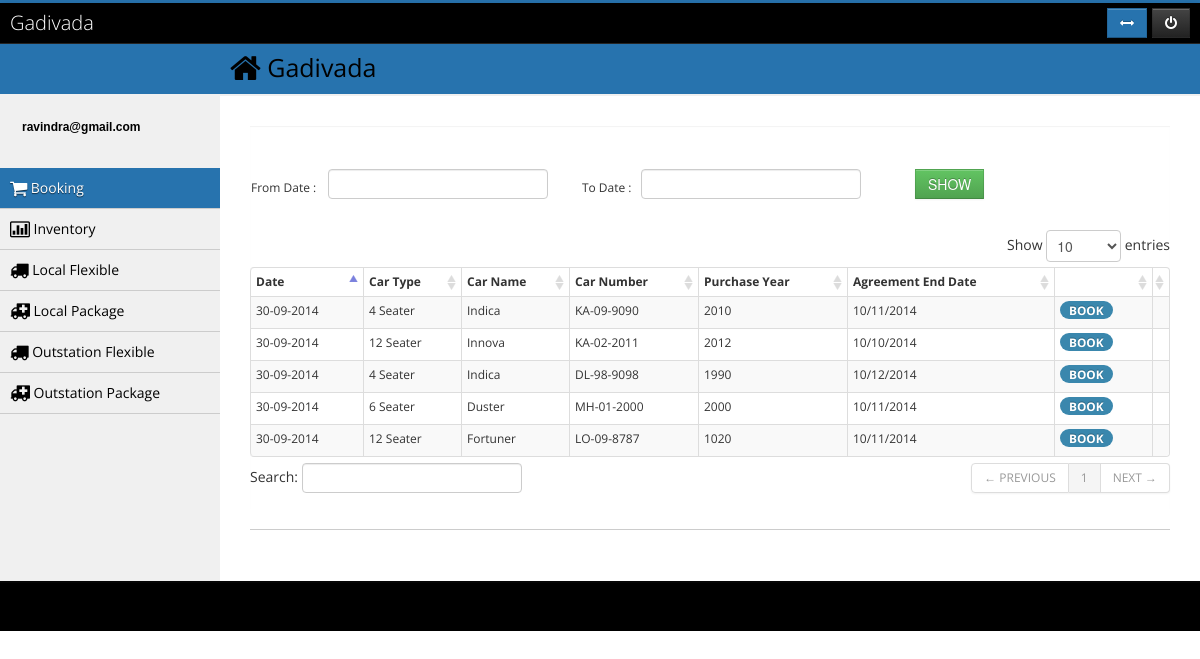
Before: /booking (signed in) with the older database file.
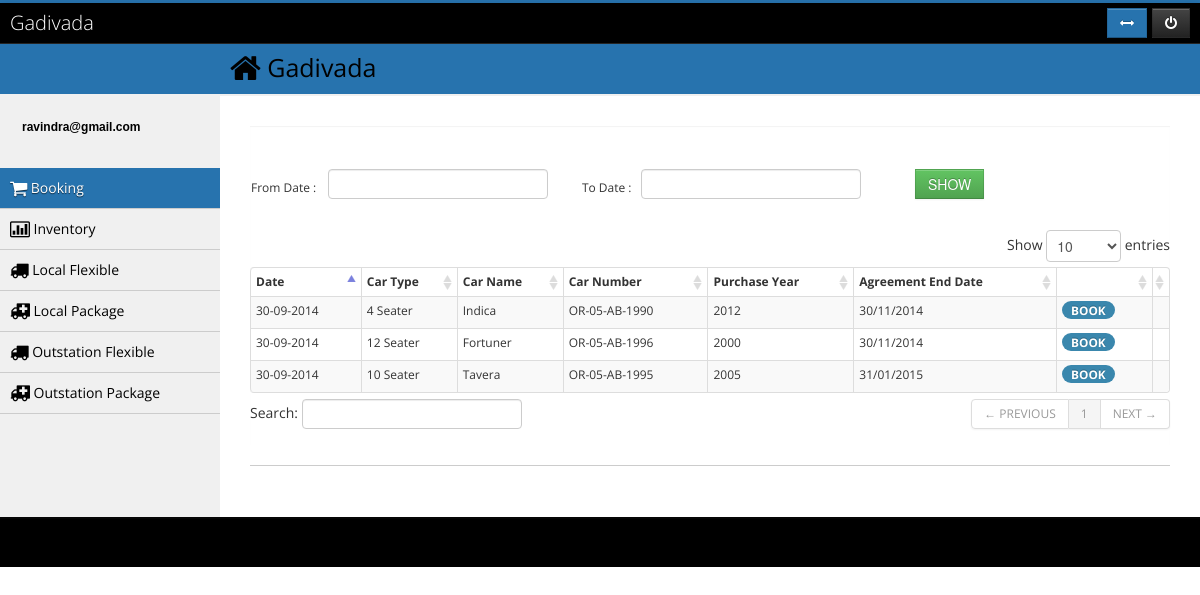
After: the same page with the newer database file.
### tables this page shows
CREATE TABLE IF NOT EXISTS `inventory` (
  `ID` int(11) NOT NULL AUTO_INCREMENT,
  `AGENT_ID` int(11) NOT NULL,
  `CAR_TYPE` varchar(100) DEFAULT NULL,
  `CAR_NAME` varchar(100) DEFAULT NULL,
  `CAR_NUMBER` varchar(20) DEFAULT NULL,
  `PURCHASE_YEAR` varchar(20) DEFAULT NULL,
  `CAR_FEATURES` varchar(200) DEFAULT NULL,
  `OWNER_NAME` varchar(100) DEFAULT NULL,
  `OWNER_NUMBER` varchar(100) DEFAULT NULL,
  `AGREEMEST_START_DATE` varchar(50) DEFAULT NULL,
  `AGREEMEST_END_DATE` varchar(50) DEFAULT NULL,
  `AC` int(2) DEFAULT NULL,
  `NON_AC` int(2) DEFAULT NULL,
  `LOCAL` int(2) DEFAULT NULL,
  `OUTSTATION` int(2) DEFAULT NULL,
  `BOOKING_STATUS` bit(1) NOT NULL DEFAULT b'1',
  PRIMARY KEY (`ID`),
  KEY `FK_INVENTORY.AGENT_ID` (`AGENT_ID`)
);

CREATE TABLE IF NOT EXISTS `car_type` (
  `ID` int(11) NOT NULL AUTO_INCREMENT,
  `TYPE_NAME` varchar(100) DEFAULT NULL,
  PRIMARY KEY (`ID`)
);

CREATE TABLE IF NOT EXISTS `car_model` (
  `ID` int(11) NOT NULL AUTO_INCREMENT,
  `TYPE_ID` int(11) NOT NULL DEFAULT '0',
  `MODEL_NAME` varchar(100) NOT NULL,
  PRIMARY KEY (`ID`)
);

### application/controllers/booking.php (called while the page is built, shortened)
<?php if ( ! defined('BASEPATH')) exit('No direct script access allowed');
class Booking extends CI_Controller {
	public function index($from ='', $to=''){
		$data['from'] = $from;
		$data['to'] = $to;
		$this->load->model('registration_m');
		$data['booking_info'] = $this->registration_m->get_booking_info($from,$to);
		$data['book'] = 'active';
		$this->load->view('booking',$data);
	}
}

### index.php (called while the page is built, shortened)
<?php
require_once BASEPATH.'core/CodeIgniter.php';

### application/models/registration_m.php (called while the page is built, shortened)
<?php
Class Registration_m extends CI_Model{
	function get_booking_info($from,$to)
	{
		$noOfDays = 7;
		$where ='';
		$this->db->distinct();
		$this->db->select('RECEIPT_DATE,cust_booking.INV_ID,inventory.*, travel_agent.BUSINESS_NAME,TYPE_NAME,MODEL_NAME,BOOKED_BY');
		$this->db->from('inventory');
		$this->db->join('travel_agent','inventory.AGENT_ID = travel_agent.ID');
		$this->db->join('car_type','car_type.ID = inventory.CAR_TYPE');
		$this->db->join('car_model','car_model.ID = inventory.CAR_NAME');
		$this->db->join('cust_booking','cust_booking.AGENT_ID = inventory.AGENT_ID AND cust_booking.INV_ID = inventory.ID AND cust_booking.RECEIPT_DATE >= DATE_FORMAT(CURDATE(),\'%d-%m-%Y\') and cust_booking.STATUS =1','LEFT');
		$where .= "STR_TO_DATE(AGREEMEST_END_DATE, '%d/%m/%Y') > CURDATE()";
		$this->db->where($where);
		$query = $this->db->get();
		$retResult = array();
		if($from !='' && $to !='')
		{
			$result = $query->result_array();
			$start_date = strtotime($from);
			$to_date = strtotime($to);
			$diff = $to_date - $start_date;
			$diffInDays = floor($diff/(60*60*24));;
			$nextDate = date('d-m-Y', strtotime('+ 0 day', $start_date));
			if($diffInDays < $noOfDays ){
				$noOfDays = $diffInDays + 2;
			}
			$i = 1;
			while ($i < $noOfDays)
			{
				foreach($result as $row){
					if($row['RECEIPT_DATE'] == ''.$nextDate)
					{
						array_push($retResult, $row);
					} else {
						$newData = array();
						$newData = $row;
						$newData['RECEIPT_DATE'] = $nextDate;
						$newData['INV_ID'] = NULL;
						$newData['BOOKED_BY'] = NULL;
						array_push($retResult, $newData);
					}
				}
   				$nextDate = date('d-m-Y', strtotime('+' . $i++ . ' day', $start_date));
			}
			return $retResult;
		}
		else
		{
			$result = $query->result_array();
			$nextDate = date('d-m-Y');
			foreach($result as $row){
				if($row['RECEIPT_DATE'] == ''.$nextDate)
				{
					array_push($retResult, $row);
				} else {
					$newData = $row;
					$newData['RECEIPT_DATE'] = $nextDate;
					$newData['INV_ID'] = NULL;
					$newData['BOOKED_BY'] = NULL;
					array_push($retResult, $newData);
				}
			}
			return $retResult;
		}
	}
}
?>

### application/views/booking.php (the view, shortened to what this page needs)
<?php $this->load->view('include/admin_header');?>
<div id="collapse4" class="body">
	<div id="question" style="display:none; cursor: default; padding:10px;">
		<h6>Are you sure to cancel this ticket ?</h6>
		<br />
	</div>
	<h3>Booking</h3>
	<form name='agtbook' method="POST" action="<?php echo base_url()?>booking">
	<table width="100%" frame="box">
		<tr>
			<td>From Date :</td>
			<td><input name="fromdate" value="<?php echo $from ?>" required="true" type="text" id="fromdate" /></td>
			<td>To Date :</td>
			<td><input name="todate" value="<?php echo $to ?>" required="true" type="text" id="todate" /></td>
			<td style="width: 30%; vertical-align: top;">
			<input type="submit" name="btnSubmit" value="SHOW" class="btn btn-success" id="btnSubmit" />
			</td>
		</tr>
	</table>
	</form>
	<table  id="dataTable" class="table table-bordered table-condensed table-hover table-striped">
		<thead>
			<tr>
				<th>Date</th>
				<th>Car Type</th>
				<th>Car Name</th>
				<th>Car Number</th>
				<th>Purchase Year</th>
				<th>Agreement End Date</th>
				<Th></Th>
				<Th></Th>
			</tr>
		</thead>
		<tbody>
		<?php $numbers = 1;
		foreach($booking_info as $b){?>
		<TR>
			<td><?php echo $b['RECEIPT_DATE']?></td>
			<td><?php echo $b['TYPE_NAME']?></td>
			<td><?php echo $b['MODEL_NAME']?></td>
			<td><?php echo $b['CAR_NUMBER']?></td>
			<td><?php echo $b['PURCHASE_YEAR']?></td>
			<td><?php echo $b['AGREEMEST_END_DATE']?></td>
			<?php if($b['BOOKED_BY'] == 'agent' && $b['INV_ID'] != NULL):?>
			<td><label class="badge badge-success">BOOKED</label></td>
			<td>
				<a href="javascript:ticket_cancel(<?php echo $b['BILL_NO']?>)">
					<label class="label label-danger">Cancel</label>
				</a>
			</td>
			<?php else:
			?>
			<td><a href="<?php echo base_url()?>billing/new_booking/<?php echo $b['ID'].'/'.$b['RECEIPT_DATE']?>">
				<label class="badge badge-info"> Book</label>
				</a>
			</td><td></td>
			<?php endif;?>
		<?php $numbers ++;
		ECHO "</TR>";
		} ?>
		</tbody>
	</table>
</div>
<?php $this->load->view('include/admin_footer');?>

### application/views/include/admin_header.php (shortened to what this page needs)
<!DOCTYPE html>
<html class="no-js">
<head>
		<link rel="stylesheet" href="//code.jquery.com/ui/1.9.2/themes/smoothness/jquery-ui.css">
		<link href="<?php echo base_url()?>css/style.css" rel="stylesheet" type="text/css"  media="all" />
		<link href='<?php echo base_url();?>css/bootstrap.css' rel='stylesheet' type='text/css'/>
        <link rel="stylesheet" href="<?php echo base_url();?>css/jquery.fancybox.css?v=2.1.0" type="text/css" media="screen" />
		<link rel="stylesheet" href="<?php echo base_url();?>calculator/jquery.calculator.css">
	<link type="text/css" rel="stylesheet" href="<?php echo base_url();?>assets/css/bootstrap.min.css"/>
	<link type="text/css" rel="stylesheet" href="<?php echo base_url();?>assets/css/bootstrap-responsive.min.css" />
	<link type="text/css" rel="stylesheet" href="<?php echo base_url();?>assets/css/font-awesome.min.css"/>
	<link type="text/css" rel="stylesheet" href="<?php echo base_url();?>assets/css/style.css">
	<link type="text/css" rel="stylesheet" href="<?php echo base_url();?>assets/css/DT_bootstrap.css"/>
	<link rel="stylesheet" href="<?php echo base_url();?>assets/css/theme.css">
		<link rel="stylesheet" type="text/css" href="<?php echo base_url();?>rs-plugin/css/settings.css" media="screen" />
      <link rel="stylesheet" href="<?php echo base_url();?>css/custom.css" />
</head>
<body class="admin">
<div id="over">
<div id="out_container">
<div id="wrap">
<div id="top">
	<div class="navbar navbar-inverse navbar-static-top" style="width: 100% !important;">
		<div class="navbar-inner">
			<div class="container-fluid">
				<a class="brand" href="<?php echo base_url()?>">
					Gadivada
				</a>
				<div class="btn-toolbar topnav">
					<div class="btn-group">
						<a id="changeSidebarPos" class="btn btn-success" rel="tooltip"
                                    data-original-title="Show / Hide Sidebar" data-placement="bottom">
							<i class="icon-resize-horizontal">
							</i>
						</a>
					</div>
					<div class="btn-group">
						<a class="btn btn-inverse" data-placement="bottom" data-original-title="Logout" rel="tooltip"
                                       href="<?php echo base_url()?>login/logout">
							<i class="icon-off">
							</i>
						</a>
					</div>
				</div>
			</div>
		</div>
	</div>
</div>
<header class="head">
	<div class="main-bar">
		<div class="container-fluid" style="margin-top: 7px">
			<div class="row-fluid">
				<div class="span12">
					<h2>
						<i class="icon-home icon-large">
						</i><a style="color:Black" class="brand" href="<?php echo base_url()?>">
					Gadivada
				</a>
					</h2>
				</div>
			</div>
		</div>
	</div>
</header>
<div id="left">
	<div class="media user-media hidden-phone">
		<div class="media-body hidden-tablet">
			<h5 class="media-heading">
				<?php echo $this->session->userdata('username');?>
			</h5>
		</div>
	</div>
	<ul id="menu" class="unstyled accordion collapse in">
		<?php if($this->session->userdata('is_agent_logged_in') == true):?>
			<li <?php if(isset($book)) echo "class='active'"; ?>>
				<a href="<?php echo base_url()?>booking">
					<i class="icon-shopping-cart icon-large">
					</i>Booking
				</a>
			</li>
			<li <?php if(isset($inventory)) echo "class='active'"; ?>>
				<a href="<?php echo base_url()?>inventory/show">
					<i class="icon-bar-chart icon-large">
					</i>Inventory
				</a>
			</li>
			<li <?php if(isset($lf)) echo "class='active'"; ?>>
				<a href="<?php echo base_url()?>pricing/local/flexible">
					<i class="icon-truck icon-large">
					</i>Local Flexible
				</a>
			</li>
			<li <?php if(isset($lp)) echo "class='active'"; ?>>
				<a href="<?php echo base_url()?>pricing/local/package">
					<i class="icon-ambulance icon-large">
					</i>Local Package
				</a>
			</li>
			<li <?php if(isset($of)) echo "class='active'"; ?>>
				<a href="<?php echo base_url()?>pricing/outstation/flexible">
					<i class="icon-truck icon-large">
					</i>Outstation Flexible
				</a>
			</li>
			<li <?php if(isset($op)) echo "class='active'"; ?>>
				<a href="<?php echo base_url()?>pricing/outstation/package">
					<i class="icon-ambulance icon-large">
					</i>Outstation Package
				</a>
			</li>
		<?php endif; ?>
	</ul>
</div>
<div id="content">
<div class="container-fluid outer">
<div class="row-fluid">
<div class="span12 inner">
<div class="row-fluid">
<div class="span12">
<div class="box">

### application/views/include/admin_footer.php (shortened to what this page needs)
 </div>
            </div>
                    </div>
                    <hr>
                                                </div>
                </div>
            </div>
        </div>
    </div>
    <div id="push"></div>
</div>
<div id="footer">
</div>
		</div>
    </body>
</html>

### css/style.css (style rules this page uses)
html,body,div,span,applet,object,iframe,h1,h2,h3,h4,h5,h6,p,blockquote,pre,a,abbr,acronym,address,big,cite,code,del,dfn,em,img,ins,kbd,q,s,samp,small,strike,strong,sub,sup,tt,var,b,u,i,dl,dt,dd,ol,nav ul,nav li,fieldset,form,label,legend,table,caption,tbody,tfoot,thead,tr,th,td,article,aside,canvas,details,embed,figure,figcaption,footer,header,hgroup,menu,nav,output,ruby,section,summary,time,mark,audio,video { margin:0;border:0;font-size:100%;font:inherit;vertical-align:baseline; }
article, aside, details, figcaption, figure,footer, header, hgroup, menu, nav, section { display: block; }
ol,ul { list-style:none;margin:0px;padding:0px; }
table { border-collapse:collapse;border-spacing:0; }
a { text-decoration:none; }
body { font-family: 'Raleway', sans-serif; background: #000000; }
.box { float:left; width:40%; margin-right:2%; }
.box h3 { color:#0000; font-size: 2.66em; }
.box a { font-size:1em; text-transform:uppercase; display: inline; transition: 0.5s ease; -o-transition: 0.5s ease; -webkit-transition: 0.5s ease; }
@media only screen and (max-width: 1280px) and (min-width: 1024px) { .box h3 { font-size: 2.3em; } }
@media only screen and (max-width: 1280px) and (min-width: 1024px) { .box { width: 38%; } }

### css/custom.css (style rules this page uses)
body { visibility:hidden; }
#out_container { margin:0 auto; background:#fff; box-shadow:0 0 10px rgba(0,0,0,.5) }
@media (min-width: 980px) { .navbar-inner { border-top: 1px solid #cccccc; border-bottom: 1px solid #cccccc; border-right: none; border-left: none; } }
body { margin: 0; font-family: 'Open Sans', Arial, sans-serif; font-size: 12px; line-height: 20px; color: #333333; background-color: #ffffff; }
h1, h2, h3 { font-weight: normal; margin: 0 0 10px; }
h4, h5, h6 { margin: 0; }
h2 { font-size: 18px; color: #000000; line-height: 22px; }
h3 { font-size: 16px; line-height: 22px; color: #000000; }
h5 { font-size: 12px; line-height: 22px; font-weight: bold; color: #000000; font-family: Arial, sans-serif; }
h6 { font-size: 11px; line-height: 22px; color: #000000; font-family: Arial, sans-serif; }
h2 { font-size: 25px; line-height: 22px; color: black; margin: 0 0 10px; }
.navbar-inner { background-color: #FFFFFF; background-image: none; background-repeat: repeat-x; border-radius: 0 0 0 0; box-shadow: none; min-height: 40px; padding-left: 20px; padding-right: 20px; filter: progid:DXImageTransform.Microsoft.gradient(startColorstr='#ffffff', endColorstr='#ffffff', GradientType=0) }
.navbar { margin: 0; width: 945px; }
.navbar-inner { padding: 0; }
input.btn { float: left; margin-left: 20px; }
.accordion, .toggle-box { border: 1px solid #f5f5f5; }
#footer { width: 100%; }

Changed rows visible on the page:
removed inventory: RECEIPT_DATE "30-09-2014", car_type.TYPE_NAME "4 Seater", car_model.MODEL_NAME "Indica", CAR_NUMBER "KA-09-9090", PURCHASE_YEAR "2010", AGREEMEST_END_DATE "10/11/2014"
removed inventory: RECEIPT_DATE "30-09-2014", car_type.TYPE_NAME "12 Seater", car_model.MODEL_NAME "Innova", CAR_NUMBER "KA-02-2011", PURCHASE_YEAR "2012", AGREEMEST_END_DATE "10/10/2014"
removed inventory: RECEIPT_DATE "30-09-2014", car_type.TYPE_NAME "4 Seater", car_model.MODEL_NAME "Indica", CAR_NUMBER "DL-98-9098", PURCHASE_YEAR "1990", AGREEMEST_END_DATE "10/12/2014"
removed inventory: RECEIPT_DATE "30-09-2014", car_type.TYPE_NAME "6 Seater", car_model.MODEL_NAME "Duster", CAR_NUMBER "MH-01-2000", PURCHASE_YEAR "2000", AGREEMEST_END_DATE "10/11/2014"
removed inventory: RECEIPT_DATE "30-09-2014", car_type.TYPE_NAME "12 Seater", car_model.MODEL_NAME "Fortuner", CAR_NUMBER "LO-09-8787", PURCHASE_YEAR "1020", AGREEMEST_END_DATE "10/11/2014"
added inventory: RECEIPT_DATE "30-09-2014", car_type.TYPE_NAME "4 Seater", car_model.MODEL_NAME "Indica", CAR_NUMBER "OR-05-AB-1990", PURCHASE_YEAR "2012", AGREEMEST_END_DATE "30/11/2014"
added inventory: RECEIPT_DATE "30-09-2014", car_type.TYPE_NAME "12 Seater", car_model.MODEL_NAME "Fortuner", CAR_NUMBER "OR-05-AB-1996", PURCHASE_YEAR "2000", AGREEMEST_END_DATE "30/11/2014"
added inventory: RECEIPT_DATE "30-09-2014", car_type.TYPE_NAME "10 Seater", car_model.MODEL_NAME "Tavera", CAR_NUMBER "OR-05-AB-1995", PURCHASE_YEAR "2005", AGREEMEST_END_DATE "31/01/2015"
